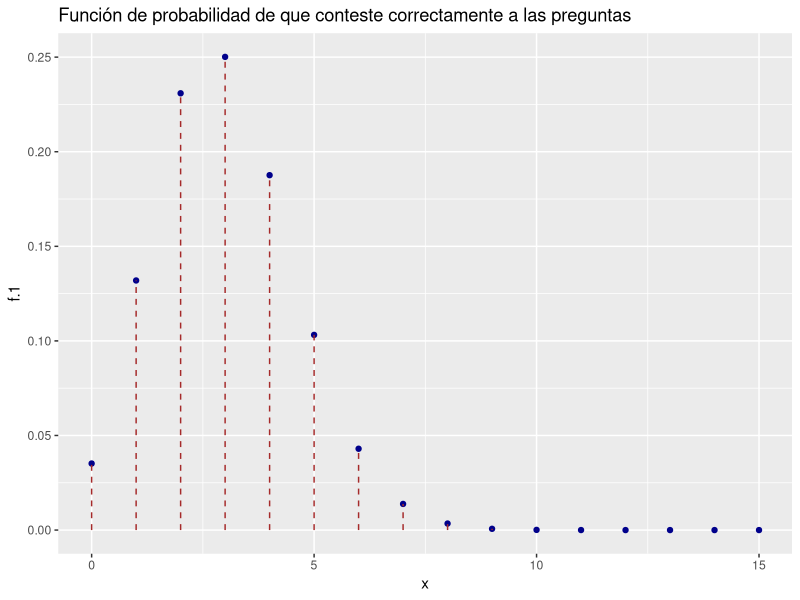
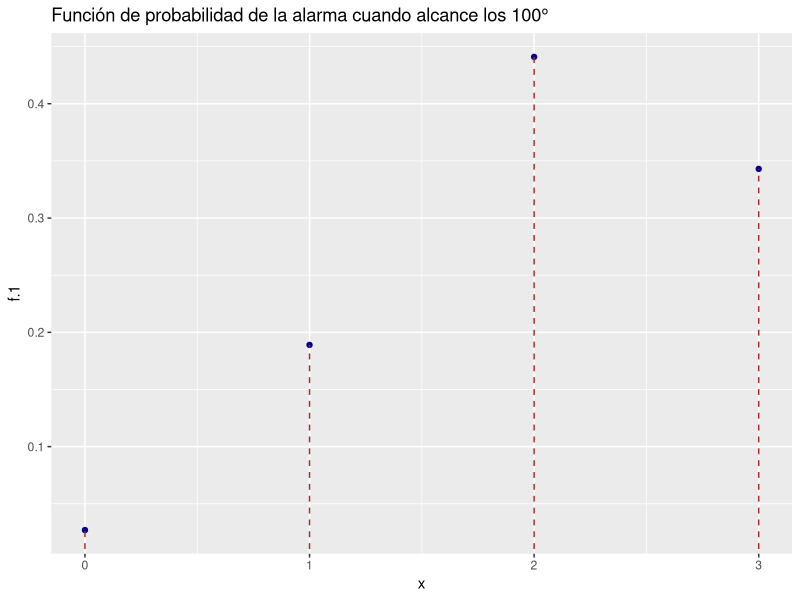
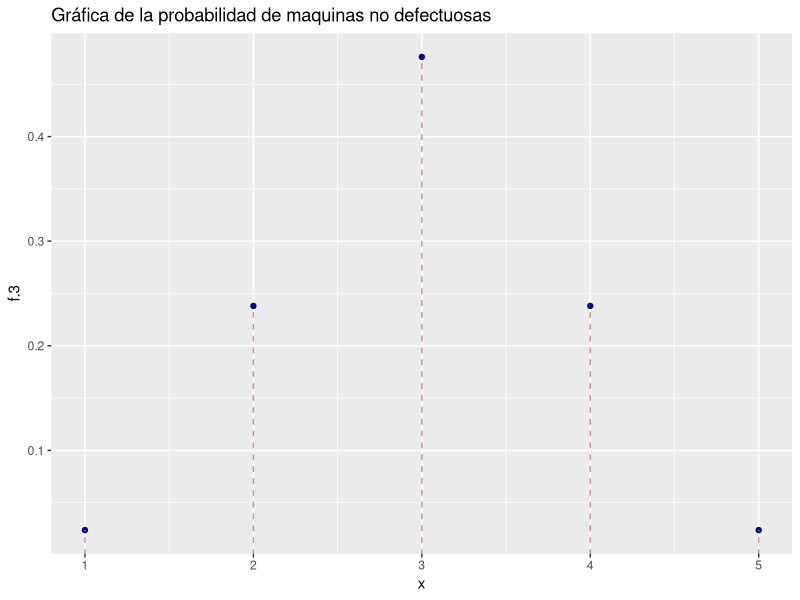
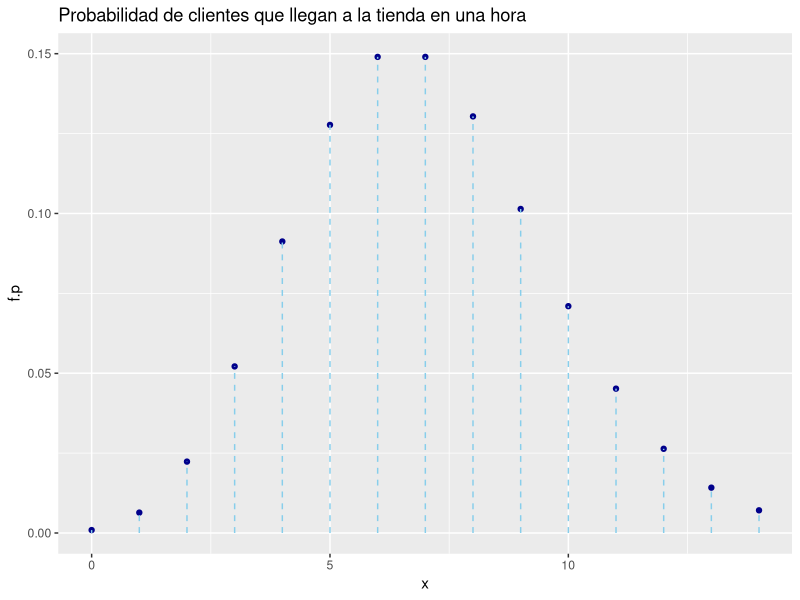
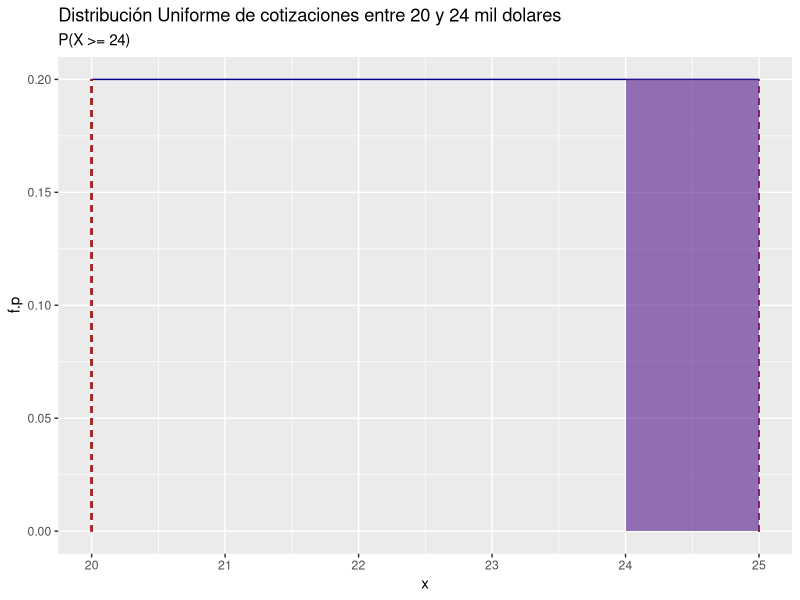
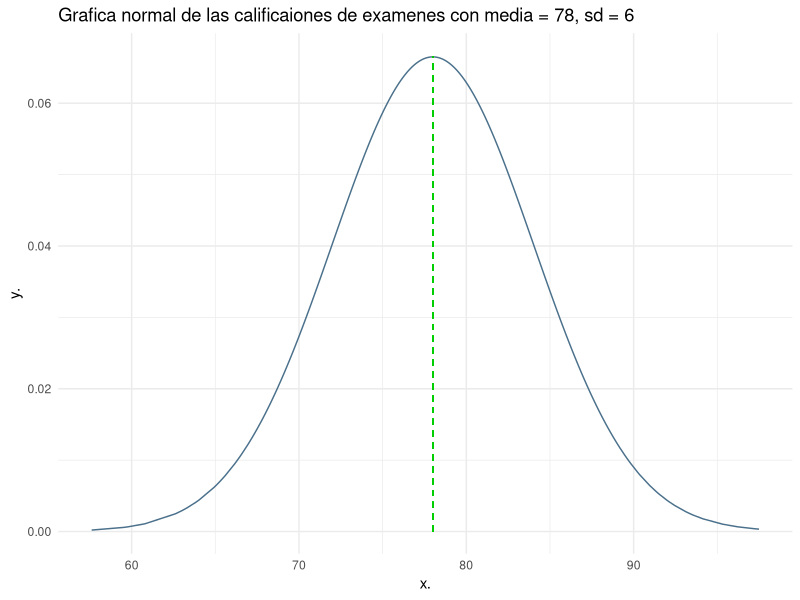
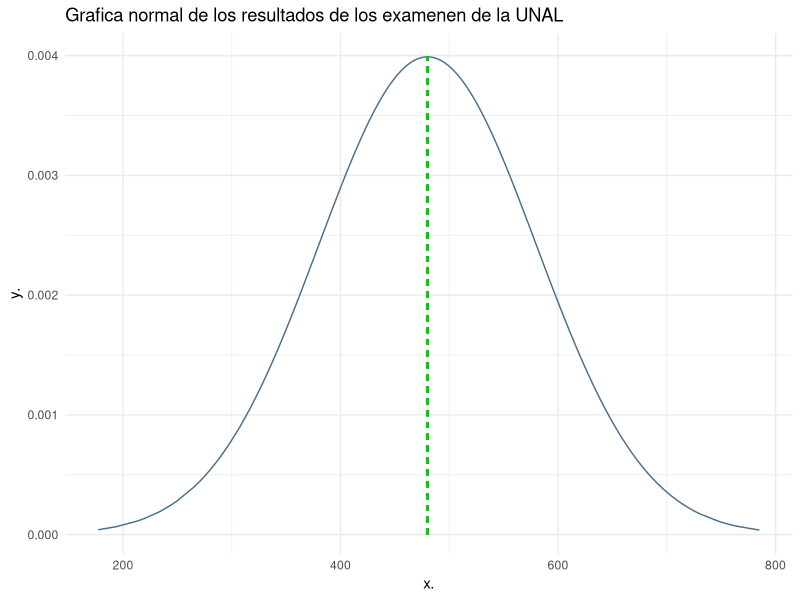

Write the R code that produced these figures, in order.
## ---- chunk 1
library(ggplot2)
n <- 15 # número de fallas

p <- 1/5 # probabilidad de éxito (la falla es ocasionada por el operador)

x <- 0:15 # valores que puede tomar x

# P(X>=6)

sol1 <- pbinom(q = 5,size = n, prob = p,lower.tail = FALSE)
cat("la probabilidad de que conteste correctamente al menos 6 preguntas P(X>=6) = ",sol1)

##grafica
f.1 <- dbinom(x,size = n, prob = p)

df1 <- data.frame(x, f.1)

ggplot(df1, aes(x, f.1))+
  geom_point(col="darkblue")+
  geom_segment(x = x, xend=x, y = 0, yend=f.1,linetype = "dashed", col="brown")+
  labs(title = "Función de probabilidad de que conteste correctamente a las preguntas")
## ---- chunk 2
n <- 3 # número de fallas

p <- 0.7 # probabilidad de éxito (la falla es ocasionada por el operador)

x <- 0:3 # valores que puede tomar x

# P(X>=6)

sol1 <- pbinom(q = 0,size = n, prob = p,lower.tail = FALSE)
cat("la probabilidad de que la alarma funcione cuando la temperatura alcance los 100° P(X > 0) = ",sol1)

##grafica
f.1 <- dbinom(x,size = n, prob = p)

df1 <- data.frame(x, f.1)

ggplot(df1, aes(x, f.1))+
  geom_point(col="darkblue")+
  geom_segment(x = x, xend=x, y = 0, yend=f.1,linetype = "dashed", col="brown")+
  labs(title = "Función de probabilidad de la alarma cuando alcance los 100°")
## ---- chunk 3
m <- 6

n <- 4

k <- 5

## P(X = 0)
sol3 <- dhyper(x = 5, m = 6, n = 4, k = 5)
cat("La probabilidad de que las cinco no sean defectuosas es:", sol3)

#grafica
x <- c(max(0,k-n):min(k,m))

f.3 <- dhyper(x = x, m = m, n = n, k = k)
df3 <- data.frame(x, f.3)

ggplot(df3, aes(x, f.3)) +
  geom_point(col="darkblue") +
  geom_segment(x = x, xend = x, y = 0, yend = f.3, linetype = "dashed", col = "pink3")+
  labs(title = "Gráfica de la probabilidad de maquinas no defectuosas")
## ---- chunk 4
m <- 6

n <- 4

k <- 5

# Costo promedio
media <- k * n / (m + n)
# E[Y]= a * E[X]
costo_medio <- 50 * media
cat("Costo medio de reparación:", costo_medio)

# Varianza
varianza <- k * (n / (m + n)) * (m / (m + n)) * ((m + n - k) / (m + n - 1))
#Var(Y)= (a**2) * Var(X)
costo_varianza <- 50^2 * varianza

cat("Varianza del costo total de reparación:", round(costo_varianza))
## ---- chunk 5
l <- 7

# P(X <= 3)
sol6 <- ppois(3,lambda = l)
cat("La probabilidad de que no lleguen más de tres clientes es:", sol6)

##Grafica
x <- 0:14
f.p <- dpois(x,lambda = l)

df.p <- data.frame(x,f.p)

ggplot(df.p, aes(x, f.p))+
  geom_point(col = "darkblue")+
  geom_segment(x = x, xend = x, y = 0, yend = f.p, linetype = "dashed", col="skyblue")+
  labs(title = "Probabilidad de clientes que llegan a la tienda en una hora")
## ---- chunk 6
min <- 20
max <- 25

## P(X >= 24)
sol7 <- punif(q = 24,min = min,max = max,lower.tail = FALSE)
cat("La probabilidad de que la baja cotización en el siguiente contrato interestatal sea de más de $24,000 es:", sol7)

##Grafica
x <- seq(20, 25, by = 0.01)
f.p <- dunif(x, min = min, max = max)

df.u <- data.frame(x,f.p)

ggplot(df.u,aes(x,f.p)) +
  geom_line(col='darkblue') +
  geom_segment(x = 20,y = 0,xend = 20,yend = dunif(24, min = 20, max = 25), linetype='dashed', col="brown") +
  geom_segment(x = 25,y = 0,xend = 25,yend = dunif(25, min = 20, max = 25), linetype='dashed', col = "brown") +
  geom_ribbon(data = subset(df.u, x >= 24),
                         aes(x = x, ymin = 0, ymax = f.p),
                         inherit.aes = FALSE,
                         fill = "purple4", alpha = 0.6) +
  labs(title = "Distribución Uniforme de cotizaciones entre 20 y 24 mil dolares",subtitle =  "P(X >= 24)")
## ---- chunk 7
mean7 <- 78
varianza7 <- 36; varianza7

## P(X >= 90%)
sol8 <- qnorm(0.90, mean = mean7, sd = sqrt(varianza7))
cat("La nota mínima para una A es:", sol8)

##Grafica
x. <- rnorm(n = 1000,mean = mean7,sd = sqrt(varianza7))   ## Genero 1000 datos aleatorios
y. <- dnorm(x = x., mean = mean7, sd = sqrt(varianza7))   ## Aplico la función normal
df1 <- data.frame(x.,y.)

ggplot(df1, aes(x=x., y=y.))+
  geom_line(col = "skyblue4") +
  geom_segment(x = mean7, xend= mean7, y = 0, yend = dnorm(78, mean = mean7, sd = sqrt(varianza7)), linetype = "dashed", col = "green3")+
  labs(title = "Grafica normal de las calificaiones de examenes con media = 78, sd = 6") +
  theme_minimal()
## ---- chunk 8
media <- 480
desviacion <- 100

## P(X <= 550)
sol9 <- pnorm(550, mean = media, sd = desviacion)
cat("La probabilidad ", sol9)

##Grafica
x. <- rnorm(n = 1000,mean = media,sd = desviacion)   ## Genero 1000 datos aleatorios
y. <- dnorm(x = x., mean = media, sd = desviacion)   ## Aplico la función normal
df1 <- data.frame(x.,y.)

ggplot(df1, aes(x=x., y=y.))+
  geom_line(col = "skyblue4") +
  geom_segment(x = media, xend= media, y = 0, yend = dnorm(media, mean = media, sd = desviacion), linetype = "dashed", col = "green3")+
  labs(title = "Grafica normal de los resultados de los examenen de la UNAL") +
  theme_minimal()
## ---- chunk 9
lambda <- 0.2

# P(X ≥ 10)
sol10 <- 1 - pexp(10, rate = lambda)
cat("La probabilidad de que funcione al menos 10 días sin fallar es:", sol10)
